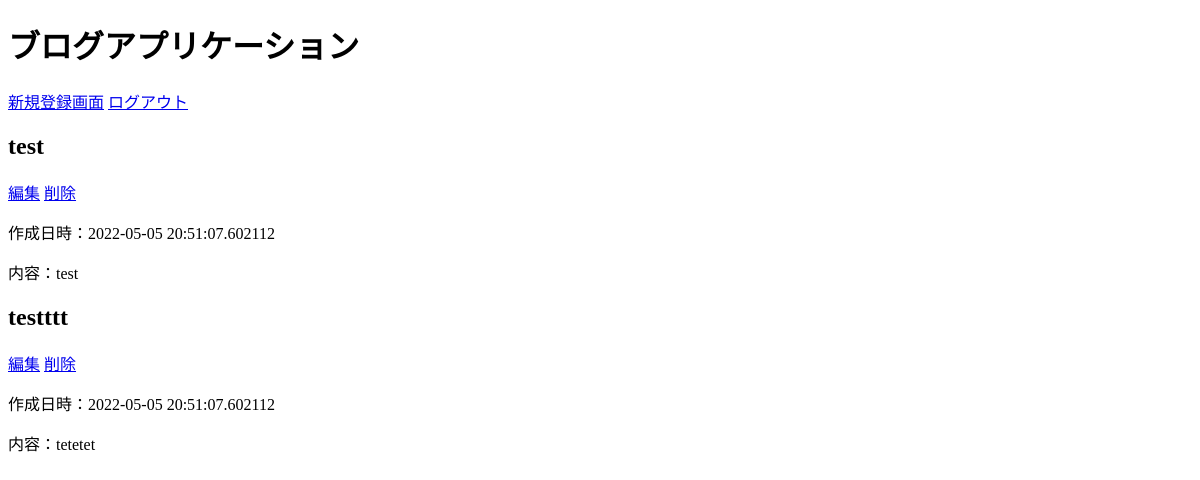
The page /index on the database as committed earlier.
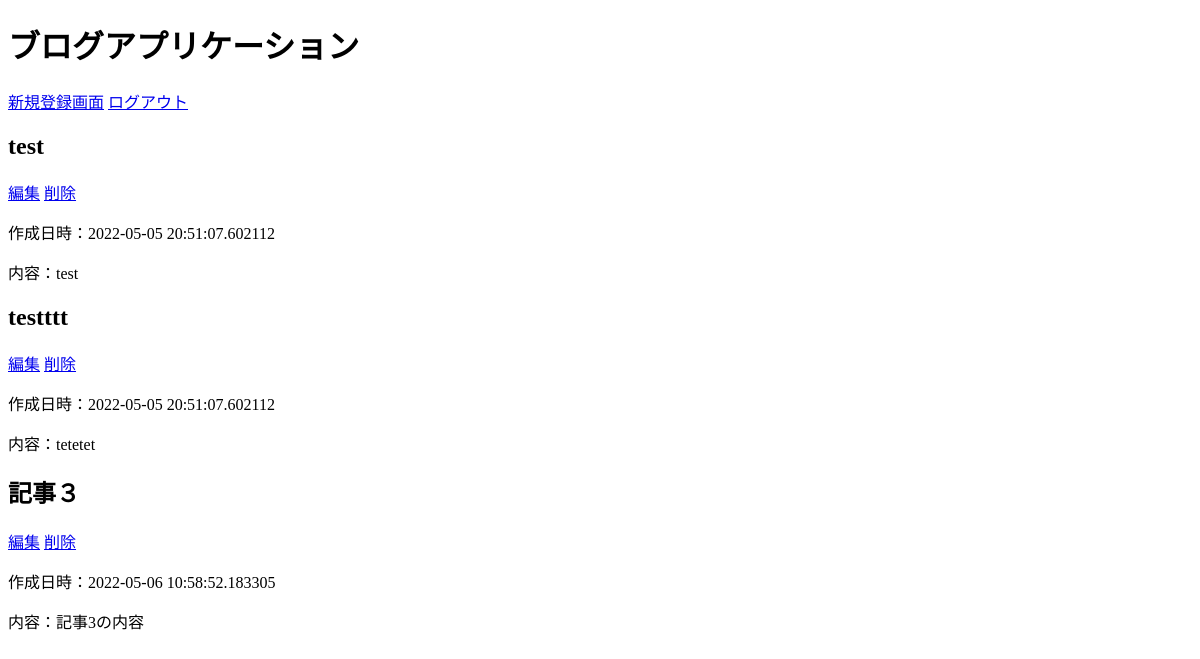
The same page on the database as committed later.
### app.py (models this page shows, shortened)
class Post(db.Model):
    id = db.Column(db.Integer, primary_key=True)
    title = db.Column(db.String(50), nullable=False)
    body = db.Column(db.String(300), nullable=False)
    created_at = db.Column(db.DateTime, nullable=False, default=datetime.now(pytz.timezone('Asia/Tokyo')))

### app.py (the view)
@app.route('/index', methods=['GET', 'POST'])
def index():
    if request.method == 'GET':
        posts = Post.query.all()
        return render_template('index.html', posts=posts)

### templates/index.html
{% extends "base.html" %}
{% block content %}
<h1>ブログアプリケーション</h1>
<a href="/create" role="button">新規登録画面</a>
<a href="/logout" role="button">ログアウト</a>
{% for post in posts %}
    <article>
        <h2>{{ post.title }}</h2>
        <a href="/{{ post.id }}/update" role="button">編集</a>
        <a href="/{{ post.id }}/delete" role="button">削除</a>
        <p>作成日時：{{ post.created_at }}</p>
        <p>内容：{{ post.body }}</p>
    </article>
{% endfor %}
{% endblock %}

### templates/base.html (shortened to what this page needs)
<!DOCTYPE html>
<html lang="ja">
<head>
</head>
<body>
    {% block content %}
    {% endblock %}
</body>
</html>

Rows that differ between the two databases and show on the page:
added Post: title "記事３", created_at "2022-05-06 10:58:52.183305", body "記事3の内容"
